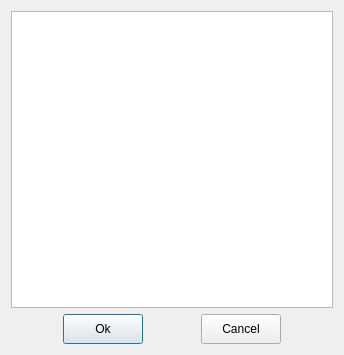
<?xml version="1.0" encoding="UTF-8"?>
<ui version="4.0">
 <class>QTextEditDialog</class>
 <widget class="QDialog" name="QTextEditDialog">
  <property name="geometry">
   <rect>
    <x>0</x>
    <y>0</y>
    <width>344</width>
    <height>355</height>
   </rect>
  </property>
  <property name="windowTitle">
   <string>Text Edit</string>
  </property>
  <layout class="QVBoxLayout" name="verticalLayout">
   <item>
    <widget class="QPlainTextEdit" name="text_edit"/>
   </item>
   <item>
    <layout class="QHBoxLayout" name="horizontalLayout">
     <item>
      <widget class="QPushButton" name="okbtn">
       <property name="minimumSize">
        <size>
         <width>80</width>
         <height>30</height>
        </size>
       </property>
       <property name="maximumSize">
        <size>
         <width>80</width>
         <height>30</height>
        </size>
       </property>
       <property name="text">
        <string>Ok</string>
       </property>
      </widget>
     </item>
     <item>
      <widget class="QPushButton" name="cancelbtn">
       <property name="minimumSize">
        <size>
         <width>80</width>
         <height>30</height>
        </size>
       </property>
       <property name="maximumSize">
        <size>
         <width>80</width>
         <height>30</height>
        </size>
       </property>
       <property name="text">
        <string>Cancel</string>
       </property>
      </widget>
     </item>
    </layout>
   </item>
  </layout>
 </widget>
 <resources/>
 <connections/>
</ui>
